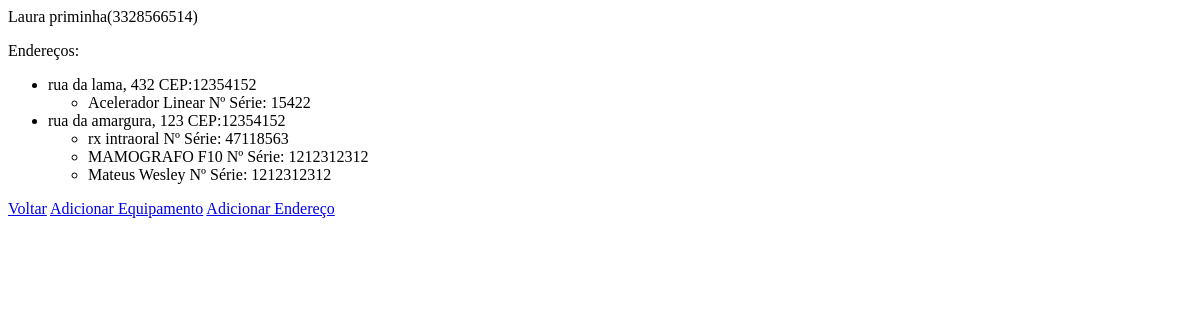
The app's page /clientes/2/, older data.
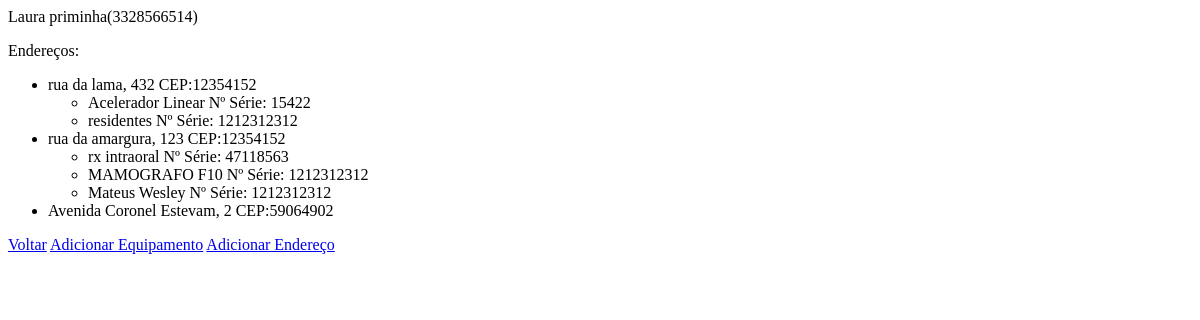
The same page, newer data.
### clientes/models.py (models this page shows)
class Cliente(BaseModel):
    id = models.AutoField(primary_key=True, editable=False, unique=True)
    nome = models.CharField(max_length=255, blank=False, null=False)
    documento = models.CharField(max_length=50, blank=False, null=False)
    email = models.EmailField(max_length=50, blank=False, null=False)
    telefone_fixo = models.CharField(max_length=20, blank=True, null=True)
    celular = models.CharField(max_length=20)
    ativo = models.BooleanField(default=True)
    def __str__(self):
        return f'{self.nome.capitalize()}({self.documento})'

class Endereco(BaseModel):
    id = models.AutoField(primary_key=True, editable=False, unique=True)
    logradouro = models.CharField(max_length=255)
    numero = models.CharField(max_length=10)
    complemento = models.CharField(max_length=255)
    cidade = models.CharField(max_length=50)
    estado = models.CharField(max_length=2)
    cep = models.CharField(max_length=10)
    cliente = models.ForeignKey('Cliente', on_delete=models.CASCADE)
    ativo = models.BooleanField(default=True)
    def __str__(self):
        return f'{self.logradouro}, {self.numero} CEP:{self.cep}'

class Equipamento(BaseModel):
    id = models.AutoField(primary_key=True, editable=False, unique=True)
    nome = models.CharField(max_length=255)
    fabricante = models.CharField(max_length=50)
    modelo = models.CharField(max_length=50)
    numero_serie = models.CharField(max_length=50)
    ano_fabricacao = models.IntegerField()
    parametros_variaveis = models.CharField(max_length=255)
    cliente = models.ForeignKey('Cliente', on_delete=models.CASCADE)
    ativo = models.BooleanField(default=True)
    endereco = models.ForeignKey('Endereco', on_delete=models.SET_NULL, blank=True, null=True)
    def __str__(self):
        return f'{self.nome} Nº Série: {self.numero_serie}'

### clientes/views.py (the view)
# urls.py: path("/<int:cliente_id>/", views.cliente_detail, name="detail"),
def cliente_detail(request, cliente_id):
    cliente = get_object_or_404(Cliente, pk=cliente_id)
    context = {
        "cliente": cliente,
    }
    return render(request, "clientes/detail.html", context)

### clientes/templates/clientes/detail.html
{% if cliente %}
   <p>{{cliente}}</p>
   <p>Endereços:</p>
   <ul>
        {% for endereco in cliente.endereco_set.all %}
             <li>{{endereco}}
               <ul>
                    {% for equipamento in endereco.equipamento_set.all %}
                         <li>{{equipamento}}</li>
                    {% endfor %}
               </ul>
             </li>
        {% endfor %}
   </ul>
   <a href="{% url 'clientes:list' %}">Voltar</a>
   <a href="{% url 'clientes:equipamento-form' cliente.id %}">Adicionar Equipamento</a>
   <a href="{% url 'clientes:endereco-form' cliente.id %}">Adicionar Endereço</a>
{% endif %}

Row changes from the older to the newer data that the page shows:
added Equipamento: nome+numero_serie "residentes Nº Série: 1212312312", shown under Endereco "rua da lama, 432 CEP:12354152"
added Endereco: logradouro+numero+cep "Avenida Coronel Estevam, 2 CEP:59064902"
